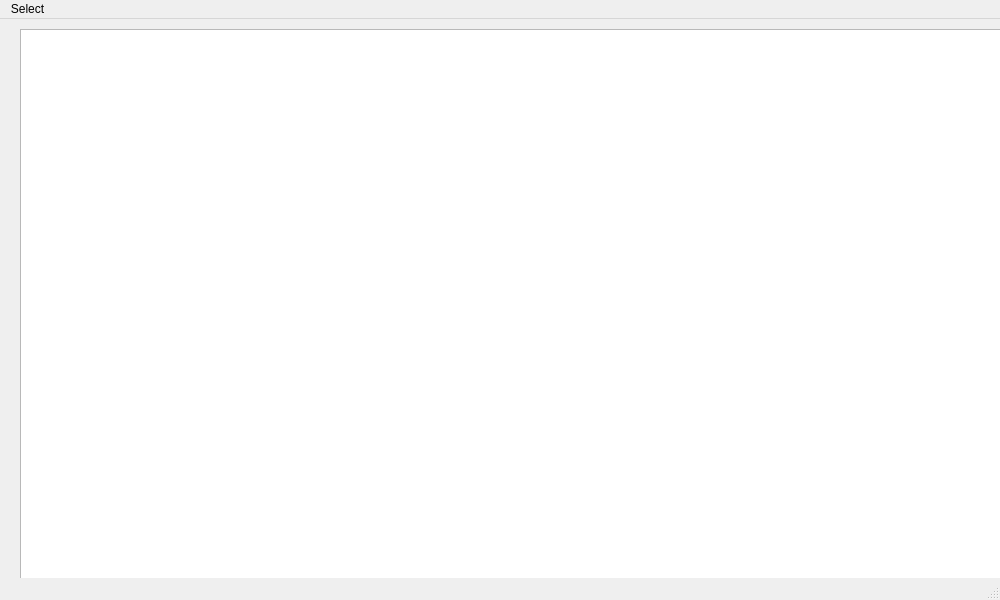
<?xml version="1.0" encoding="UTF-8"?>
<ui version="4.0">
 <class>fileOperationWindow</class>
 <widget class="QMainWindow" name="fileOperationWindow">
  <property name="geometry">
   <rect>
    <x>0</x>
    <y>0</y>
    <width>1000</width>
    <height>600</height>
   </rect>
  </property>
  <property name="windowTitle">
   <string>MainWindow</string>
  </property>
  <widget class="QWidget" name="centralwidget">
   <widget class="QTextEdit" name="textedit_fileWindow">
    <property name="enabled">
     <bool>true</bool>
    </property>
    <property name="geometry">
     <rect>
      <x>20</x>
      <y>10</y>
      <width>1000</width>
      <height>600</height>
     </rect>
    </property>
    <property name="sizePolicy">
     <sizepolicy hsizetype="Expanding" vsizetype="Expanding">
      <horstretch>0</horstretch>
      <verstretch>0</verstretch>
     </sizepolicy>
    </property>
    <property name="minimumSize">
     <size>
      <width>1000</width>
      <height>600</height>
     </size>
    </property>
    <property name="maximumSize">
     <size>
      <width>1000</width>
      <height>600</height>
     </size>
    </property>
   </widget>
  </widget>
  <widget class="QMenuBar" name="menubar">
   <property name="geometry">
    <rect>
     <x>0</x>
     <y>0</y>
     <width>1000</width>
     <height>26</height>
    </rect>
   </property>
   <widget class="QMenu" name="Select">
    <property name="title">
     <string>Select</string>
    </property>
    <addaction name="actionBack_fileWindow"/>
    <addaction name="actionNewPath_fileWindow_2"/>
    <addaction name="actionExit_fileWindow"/>
   </widget>
   <addaction name="Select"/>
  </widget>
  <widget class="QStatusBar" name="statusbar"/>
  <action name="actionOldPath_fileWindow">
   <property name="text">
    <string>Old Path</string>
   </property>
  </action>
  <action name="actionNewPath_fileWindow">
   <property name="text">
    <string>New Path</string>
   </property>
  </action>
  <action name="actionBack_fileWindow">
   <property name="text">
    <string>Back</string>
   </property>
  </action>
  <action name="actionExit_fileWindow">
   <property name="text">
    <string>Exit</string>
   </property>
  </action>
  <action name="actionNewPath_fileWindow_2">
   <property name="text">
    <string>save</string>
   </property>
  </action>
 </widget>
 <resources/>
 <connections/>
</ui>
